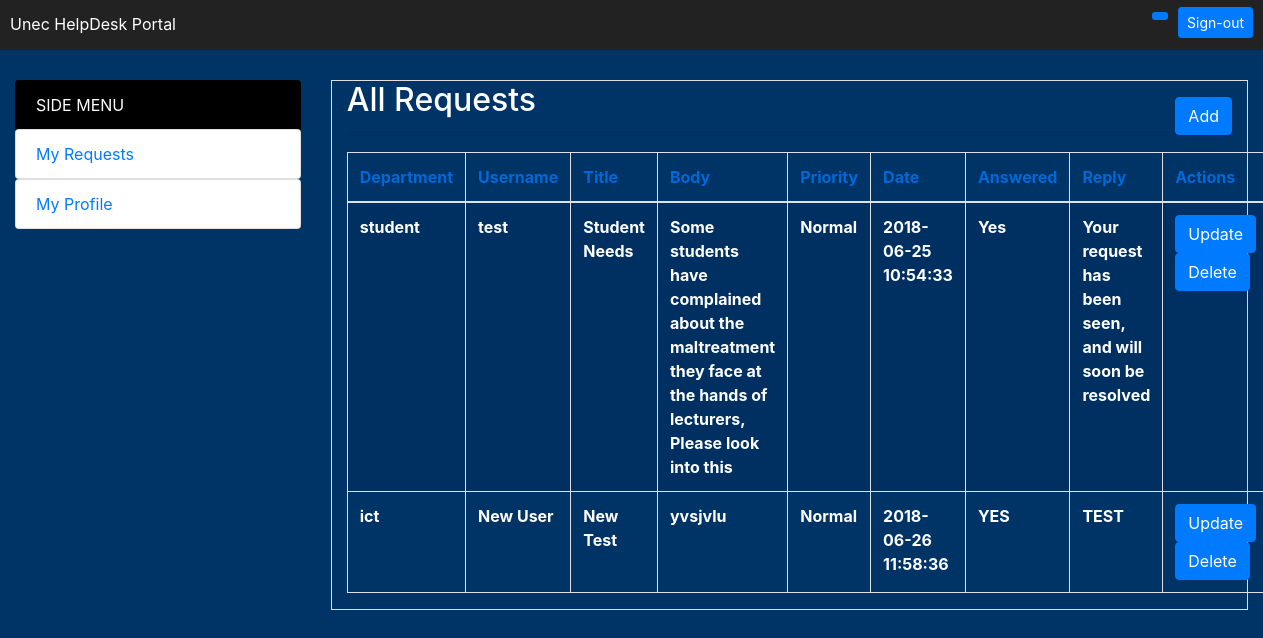
The page /allRequests.php on the database its author committed.
### tables this page shows
CREATE TABLE `request_table` (
  `request_id` int(100) NOT NULL,
  `request_department` varchar(10) DEFAULT 'student',
  `request_title` varchar(100) DEFAULT NULL,
  `request_body` varchar(1000) DEFAULT NULL,
  `request_priority` varchar(50) DEFAULT 'Normal',
  `request_date` timestamp NULL DEFAULT NULL,
  `request_answered` varchar(10) DEFAULT 'No',
  `user_id` int(100) NOT NULL DEFAULT '0',
  `user_name` varchar(100) NOT NULL,
  `reply` varchar(500) NOT NULL DEFAULT 'none'
);

### allRequests.php (the view, shortened to what this page needs)
<?php
include('includes/config.php');
$sql = "SELECT * FROM request_table";
$query = mysqli_query($conn, $sql);
?>
<!DOCTYPE html>
<html lang="en">
<head>
    <link rel="stylesheet" type="text/css" href="css/bootstrap.min.css">
    <link rel="stylesheet" href="css/styles.css">
    <link rel="stylesheet" href="css/fontawesome.css">
    <link rel="stylesheet" href="https://maxcdn.bootstrapcdn.com/bootstrap/4.1.0/css/bootstrap.min.css">
</head>
<body>
<div class="adminContainer">
    <?php
    include 'includes/sideMenu.php';
    ?>
    <div class="content float-right col-md-9">
        <div class="container">
            <h2 class="">All Requests</h2>
            <a href="addRequests.php" class="btn btn-primary float-right" style="margin-top: -30px;">Add</a>
            <hr>
            <div class="responsive">
                <table class="table table-striped table-bordered adminTable ">
                    <thead>
                    <tr>
                        <th scope="col">Department</th>
                        <th scope="col">Username</th>
                        <th scope="col">Title</th>
                        <th scope="col">Body</th>
                        <th scope="col">Priority</th>
                        <th scope="col">Date</th>
                        <th scope="col">Answered</th>
                        <th scope="col">Reply</th>
                        <th scope="col">Actions</th>
                    </tr>
                    </thead>
                    <?php
                    if ($query) {
                        while ($row = mysqli_fetch_assoc($query)) {
                            $department = $row['request_department'];
                            $user_id = $row['user_name'];
                            $title = $row['request_title'];
                            $body = $row['request_body'];
                            $priority = $row['request_priority'];
                            $date = $row['request_date'];
                            $answered = $row['request_answered'];
                            $reply = $row['reply'];
                            ?>
                            <tr>
                                <th scope="row"><?php
                                    echo $department
                                    ?></th>
                                <th scope="row"><?php
                                    echo $user_id
                                    ?></th>
                                <th scope="row"><?php
                                    echo $title
                                    ?></th>
                                <th scope="row"><?php
                                    echo $body
                                    ?></th>
                                <th scope="row"><?php
                                    echo $priority
                                    ?></th>
                                <th scope="row"><?php
                                    echo $date
                                    ?></th>
                                <th scope="row"><?php
                                    echo $answered
                                    ?></th>
                                <th scope="row"><?php
                                    echo $reply
                                    ?></th>
                                <th scope="row">
                                <form action="updateRequests.php" method="post">
                                    <input type="submit" class="btn btn-primary" value="Update" name="up_btn">
                                </form>
                                <form action="delete.php" method="post">
                                    <input type="submit" class="btn btn-primary" value="Delete" name="del_btn">
                                </form>
                                </th>
                            </tr>
                            <?php
                        }
                    }
                    ?>
                </table>
            </div>
        </div>
    </div>
</div>
</body>
</html>

### includes/sideMenu.php (shortened to what this page needs)
<div class="adminHeader">
    <a href="#" class="float-left">Unec HelpDesk Portal</a> <a href="logout.php" class="btn btn-primary btn-sm float-right" style="margin-top: -5px;">
    Sign-out</a> <p  href="#" class="float-right btn-primary btn-sm"  style="margin-right: 10px"><?php
        ?></p>
</div>
<div class="sideMenu float-left col-md-3">
    <ul class="list-group nav" id="sideMenu">
        <li class="list-group-item" style="background-color: #000000;">SIDE MENU</li>
        <a href="myRequest.php" class=""><li class="list-group-item">My Requests</li></a>
        <a href="profile.php" class=""><li class="list-group-item">My Profile</li></a>
    </ul>
</div>

### css/styles.css (style rules this page uses)
* { margin: 0; padding: 0; }
.adminContainer { width: 100%; height: 100%; }
.adminHeader { background-color: #222222; width: 100%; height: 50px; padding: 0 10px; padding-top: 12px; margin-bottom: 30px; }
.adminHeader a { color: #ffffff; }
.content .container { border: 1px solid #DFDFDF; width: 100%; min-height: 100%; }
.adminTable thead tr th { color: #0069D9; }

### allRequests.php (style rules this page uses)
body { color:#ffffff; background:#003366; }

### rows shown on the page
request_table: request_department "student", user_name "test", request_title "Student Needs", request_body "Some students have complained about the maltreatment they face at the hands of lecturers, Please look into this", request_priority "Normal", request_date "2018-06-25 10:54:33", request_answered "Yes", reply "Your request has been seen, and will soon be resolved"
request_table: request_department "ict", user_name "New User", request_title "New Test", request_body "yvsjvlu", request_priority "Normal", request_date "2018-06-26 11:58:36", request_answered "YES", reply "TEST"
